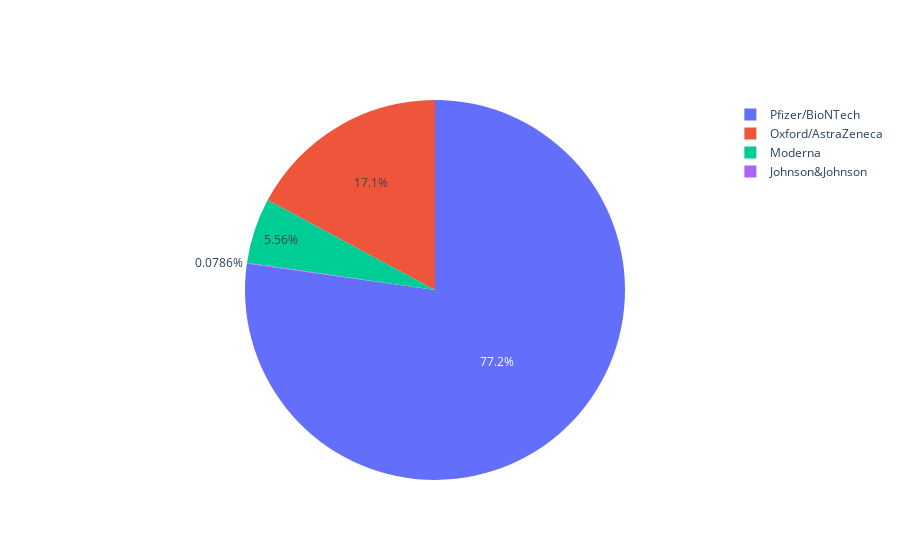

Notebook cell for this chart:
### Code cell
#create a data frame with filtered data for Italy
italy_vax = vax_countries[vax_countries.location == 'Italy']
#create pie chart with appropriate labels & values
labels = italy_vax['vaccine']
values = italy_vax['total_vaccinations'] 
fig = go.Figure(data = [go.Pie(labels = labels, values=values)])
fig.show()

### Figure 1 — Plotly figure (JSON) as saved in the notebook; plotly's stock layout.template omitted (floating-point values rounded to 4 significant figures)
{"data": [{"labels": ["Johnson&Johnson", "Moderna", "Oxford/AstraZeneca", "Pfizer/BioNTech"], "type": "pie", "values": [705062, 49832187, 153701947, 692229819]}], "layout": {}}
